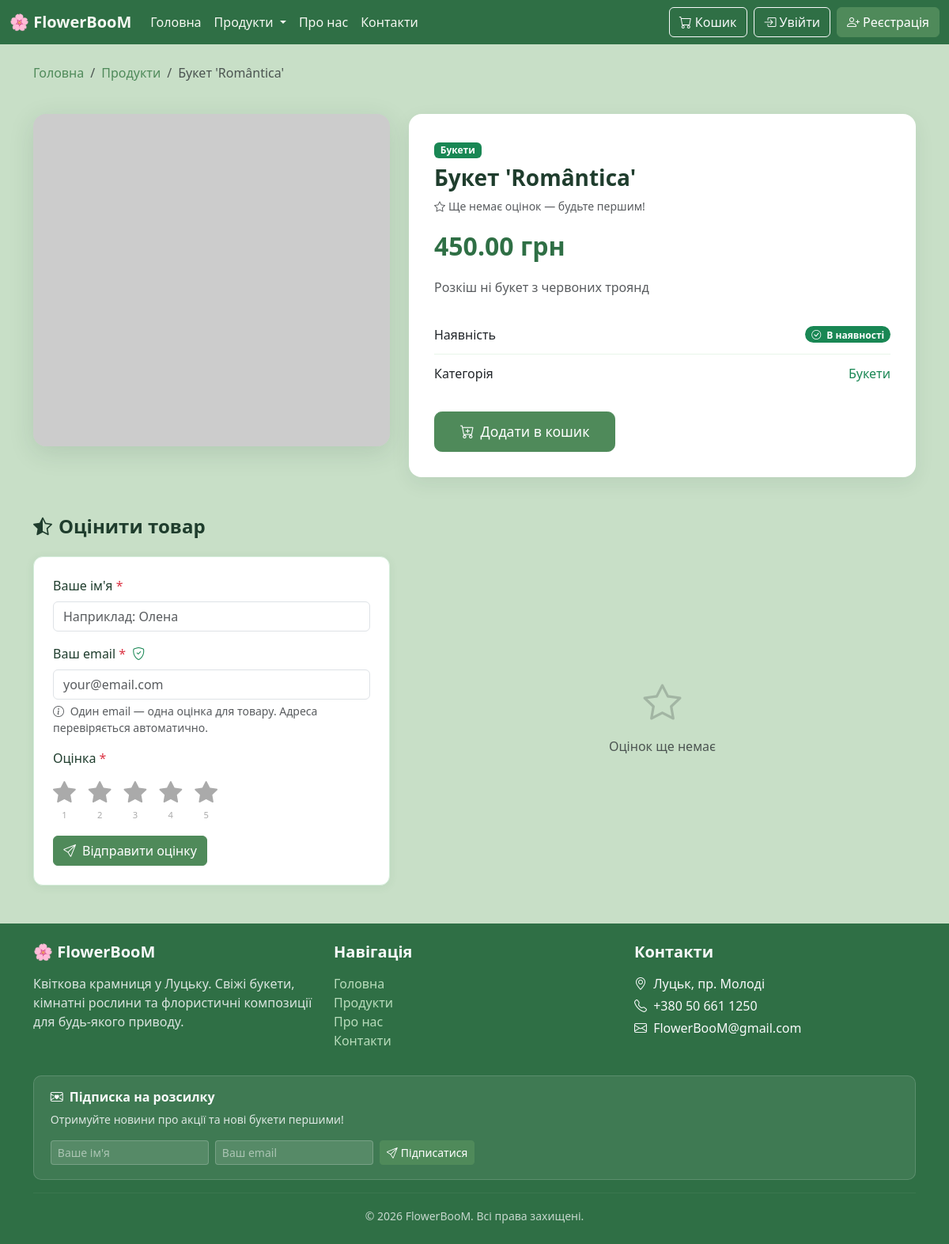
/product/1/, run on the app's committed database.
### shop/models.py (models this page shows, shortened)
class Product(models.Model):
    id = models.AutoField(primary_key=True, verbose_name="ID")
    name = models.CharField(max_length=255, verbose_name="Назва")
    description = models.TextField(blank=True, null=True, verbose_name="Опис")
    price = models.DecimalField(max_digits=10, decimal_places=2, verbose_name="Ціна")
    category = models.ForeignKey(
        Category, on_delete=models.CASCADE,
        related_name='products', verbose_name="Категорія"
    )
    photo = models.ImageField(upload_to='products/', blank=True, null=True, verbose_name="Фото")
    in_stock = models.BooleanField(default=True, verbose_name="В наявності")
    rating = models.DecimalField(max_digits=3, decimal_places=1, default=0, verbose_name="Рейтинг")
    rating_count = models.PositiveIntegerField(default=0, verbose_name="Кількість оцінок")
    created_at = models.DateTimeField(auto_now_add=True, verbose_name="Дата створення")
    updated_at = models.DateTimeField(auto_now=True, verbose_name="Дата оновлення")
    class Meta:
        verbose_name = "Продукт"
        verbose_name_plural = "Продукти"
        ordering = ['name']

class Category(models.Model):
    id = models.AutoField(primary_key=True, verbose_name="ID")
    name = models.CharField(max_length=255, verbose_name="Назва")
    description = models.TextField(blank=True, null=True, verbose_name="Опис")
    created_at = models.DateTimeField(auto_now_add=True, verbose_name="Дата створення")
    updated_at = models.DateTimeField(auto_now=True, verbose_name="Дата оновлення")
    class Meta:
        verbose_name = "Категорія"
        verbose_name_plural = "Категорії"
        ordering = ['name']

### shop/views.py (the view, shortened to what this page needs)
# urls.py: path('product/<int:product_id>/', views.product_detail, name='product_detail'),
def product_detail(request, product_id):
    product = get_object_or_404(Product, id=product_id)
    session_email = request.session.get('reviewer_email', '')
    already_rated = (
        session_email and
        ProductRating.objects.filter(product=product, email=session_email).exists()
    )
    already_rated = (
        session_email and
        ProductRating.objects.filter(product=product, email=session_email).exists()
    )
    context = {
        'title': product.name,
        'product': product,
        'categories': Category.objects.all(),
        'cart_count': _cart_count(request),
        'session_email': session_email,
        'already_rated': already_rated,
    }
    return render(request, 'shop/product_detail.html', context)

### shop/views.py (called while the page is built)
def _get_cart(request):
    return request.session.get('cart', {})

def _cart_count(request):
    return sum(_get_cart(request).values())

### shop/templates/shop/product_detail.html (shortened to what this page needs)
{% extends "shop/base.html" %}
{% block content %}
<div class="row mb-4">
    <div class="col-12">
        <nav aria-label="breadcrumb">
            <ol class="breadcrumb bg-transparent px-0">
                <li class="breadcrumb-item"><a href="{% url 'home' %}">Головна</a></li>
                <li class="breadcrumb-item"><a href="{% url 'products' %}">Продукти</a></li>
                <li class="breadcrumb-item active" aria-current="page">{{ product.name }}</li>
            </ol>
        </nav>
    </div>
</div>
<div class="row">
    <div class="col-lg-5 mb-4">
        <div class="product-image-wrap">
            {% if product.photo %}
                <img src="{{ product.photo.url }}" alt="{{ product.name }}">
            {% else %}
                <img src="https://via.placeholder.com/700x420?text=FlowerBooM" alt="No Image">
            {% endif %}
        </div>
    </div>
    <div class="col-lg-7">
        <div class="product-info-card">
            <div class="mb-2">
                <span class="badge bg-success">{{ product.category.name }}</span>
            </div>
            <h1 class="h3 fw-bold mb-2">{{ product.name }}</h1>
            <div class="mb-3 d-flex align-items-center gap-2">
                {% if product.rating_count > 0 %}
                    <span class="rating-stars">
                        {% for i in "12345" %}
                            <i class="bi bi-star{% if forloop.counter <= product.rating %}-fill text-warning{% else %} text-secondary{% endif %}"></i>
                        {% endfor %}
                    </span>
                    <span class="fw-bold text-warning">{{ product.rating }}</span>
                    <span class="text-muted small">
                        ({{ product.rating_count }}
                        {% if product.rating_count == 1 %}оцінка{% elif product.rating_count < 5 %}оцінки{% else %}оцінок{% endif %})
                    </span>
                {% else %}
                    <span class="text-muted small"><i class="bi bi-star me-1"></i>Ще немає оцінок — будьте першим!</span>
                {% endif %}
            </div>
            <p class="product-price mb-3">{{ product.price }} грн</p>
            <p class="text-muted mb-4">{{ product.description }}</p>
            <ul class="list-group list-group-flush mb-4">
                <li class="list-group-item d-flex justify-content-between align-items-center">
                    <span>Наявність</span>
                    <span class="badge bg-{{ product.in_stock|yesno:'success,secondary' }} rounded-pill">
                        <i class="bi bi-{% if product.in_stock %}check-circle{% else %}x-circle{% endif %} me-1"></i>
                        {% if product.in_stock %}В наявності{% else %}Немає{% endif %}
                    </span>
                </li>
                <li class="list-group-item d-flex justify-content-between align-items-center">
                    <span>Категорія</span>
                    <a href="{% url 'products' %}?category={{ product.category.id }}" class="text-decoration-none text-success">
                        {{ product.category.name }}
                    </a>
                </li>
            </ul>
            {% if product.in_stock %}
                <form action="{% url 'add_to_cart' product.id %}" method="POST" class="d-inline">
                    <button type="submit" class="btn btn-success btn-lg btn-buy">
                        <i class="bi bi-cart-plus me-2"></i>Додати в кошик
                    </button>
                </form>
            {% else %}
                <button class="btn btn-secondary btn-lg" disabled>
                    <i class="bi bi-x-circle me-2"></i>Немає в наявності
                </button>
            {% endif %}
        </div>
    </div>
</div>
<div class="row mt-5">
    <div class="col-12">
        <h4 class="fw-bold mb-4"><i class="bi bi-star-half me-2"></i>Оцінити товар</h4>
    </div>
    <div class="col-lg-5">
        <div class="rating-form-card">
            {% if already_rated %}
                <div class="alert alert-success d-flex align-items-center gap-2 mb-0">
                    <i class="bi bi-patch-check-fill fs-4"></i>
                    <div>
                        <strong>Ви вже оцінили цей товар</strong><br>
                        <small class="text-muted">Email <em>{{ session_email }}</em> вже використано для цього товару.</small>
                    </div>
                </div>
            {% else %}
            <form action="{% url 'product_detail' product.id %}" method="POST">
                <div class="mb-3">
                    <label class="form-label">Ваше ім'я <span class="text-danger">*</span></label>
                    <input type="text" name="reviewer_name" class="form-control"
                           placeholder="Наприклад: Олена" required>
                </div>
                <div class="mb-3">
                    <label class="form-label">
                        Ваш email <span class="text-danger">*</span>
                        <i class="bi bi-shield-check text-success ms-1"
                           title="Email перевіряється автоматично — кожна адреса може оцінити товар лише раз"></i>
                    </label>
                    <input type="email" name="reviewer_email" class="form-control"
                           placeholder="your@email.com"
                           value="{{ session_email }}"
                           required>
                    <div class="form-text">
                        <i class="bi bi-info-circle me-1"></i>
                        Один email — одна оцінка для товару. Адреса перевіряється автоматично.
                    </div>
                </div>
                <div class="mb-3">
                    <label class="form-label">Оцінка <span class="text-danger">*</span></label>
                    <div class="d-flex gap-3 star-selector">
                        {% for i in "12345" %}
                            <div>
                                <label class="star-label" for="star{{ forloop.counter }}">
                                    <i class="bi bi-star-fill" style="font-size:1.8rem;"></i>
                                    <span class="d-block text-center" style="font-size:0.7rem;">{{ forloop.counter }}</span>
                                </label>
                            </div>
                        {% endfor %}
                    </div>
                </div>
                <button type="submit" class="btn btn-success">
                    <i class="bi bi-send me-2"></i>Відправити оцінку
                </button>
            </form>
            {% endif %}
        </div>
    </div>
    <div class="col-lg-7 d-flex align-items-center justify-content-center">
        <div class="text-center">
            {% if product.rating_count > 0 %}
                <div style="font-size:4rem; font-weight:bold; color:#2f6f45;">{{ product.rating }}</div>
                <div class="mb-2" style="font-size:1.4rem;">
                    {% for i in "12345" %}
                        <i class="bi bi-star{% if forloop.counter <= product.rating %}-fill text-warning{% else %} text-secondary{% endif %}"></i>
                    {% endfor %}
                </div>
                <div class="text-muted">
                    На основі {{ product.rating_count }}
                    {% if product.rating_count == 1 %}оцінки{% else %}оцінок{% endif %}
                </div>
            {% else %}
                <div class="text-muted">
                    <i class="bi bi-star" style="font-size:3rem; opacity:0.3;"></i>
                    <p class="mt-2">Оцінок ще немає</p>
                </div>
            {% endif %}
        </div>
    </div>
</div>
{% block extra_js %}
{% load static %}
{% endblock %}
{% endblock %}

### shop/static/shop/css/styles.css (style rules this page uses)
body { background-color: #c8dfc7; color: #1f3d2d; min-height: 100vh; display: flex; flex-direction: column; margin: 0; }
.btn-success, .btn-primary { background-color: #4f8a5a !important; border-color: #4f8a5a !important; }
.breadcrumb { background: transparent; padding: 0; }
.breadcrumb-item a { color: #4f8a5a; text-decoration: none; }
.product-image-wrap { border-radius: 1rem; overflow: hidden; box-shadow: 0 8px 32px rgba(31, 61, 45, 0.13); }
.product-image-wrap img { width: 100%; height: 420px; object-fit: cover; display: block; }
.product-info-card { background: #ffffff; border-radius: 1rem; padding: 2rem; box-shadow: 0 8px 24px rgba(31, 61, 45, 0.08); }
.product-price { font-size: 2rem; font-weight: 700; color: #2f6f45; }
.product-info-card .list-group-item { border-color: #e8f5e9; padding: 0.75rem 0; }
.btn-buy { background-color: #4f8a5a !important; border-color: #4f8a5a !important; font-size: 1.1rem; padding: 0.7rem 2rem; border-radius: 0.6rem; }
.rating-form-card { background: #fff; border: 1px solid #d4edda; border-radius: 12px; padding: 1.5rem; box-shadow: 0 2px 12px rgba(47,111,69,0.08); }
.star-label { cursor: pointer; color: #aaa; transition: color 0.15s; }

### data on the page
Product: name "Букет 'Romântica'", category.name "Букети", price "450.00", description "Розкіш ні букет з червоних троянд"
